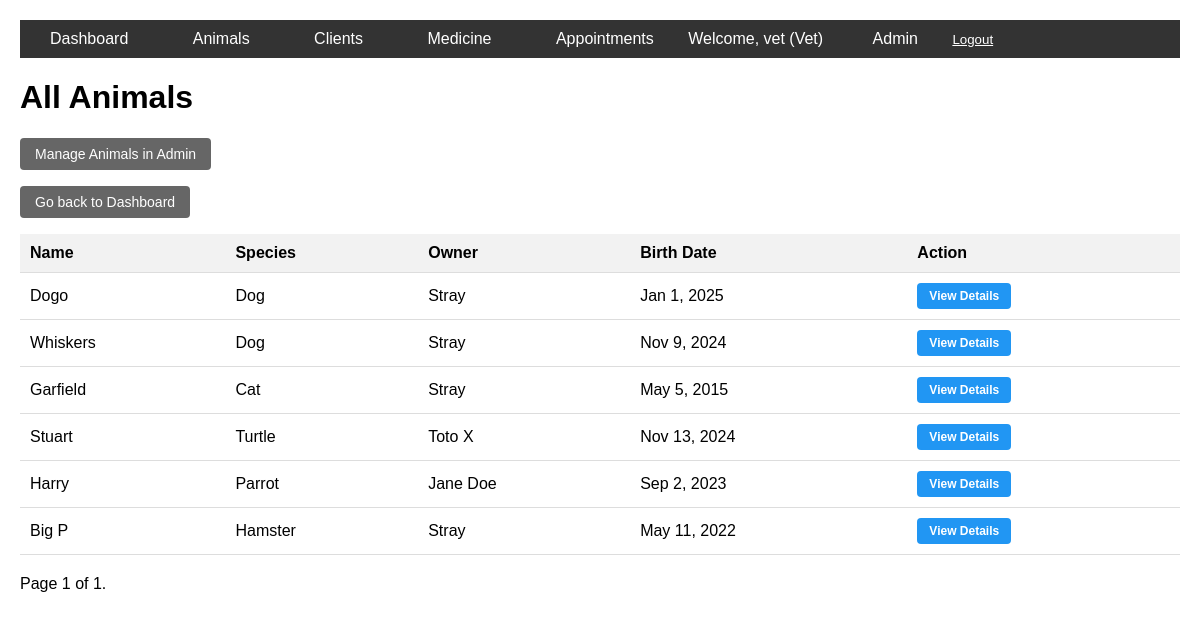
The page /animal/animals/ (signed in) on the database its author committed.
### animal/models.py (models this page shows, shortened)
class Animal(models.Model):
    name = models.CharField(max_length=100)
    specie = models.ForeignKey(Specie, on_delete=models.CASCADE)
    owner = models.ForeignKey(Owner, on_delete=models.SET_NULL, null=True, blank=True)
    birth_date = models.DateField(null=True, blank=True)

class Specie(models.Model):
    name = models.CharField(max_length=100, unique=True)

class Owner(models.Model):
    first_name = models.CharField(max_length=100)
    last_name = models.CharField(max_length=100)
    email = models.EmailField(unique=True)
    phone = models.CharField(max_length=20)

### animal/views.py (the view)
# urls.py: path('animals/', views.animal_list, name='animal_list'),
@login_required
def animal_list(request):
    user = request.user
    is_vet = user.is_superuser
    is_secretary = user.groups.filter(name='Secretaries').exists()
    animals = Animal.objects.all()
    paginator = Paginator(animals, 10)  # Show 10 animals per page
    page_number = request.GET.get('page')
    page_obj = paginator.get_page(page_number)
    return render(request, 'animal/animal_list.html', {'page_obj': page_obj, 'is_vet': is_vet, 'is_secretary': is_secretary})

### animal/context_processors.py (called while the page is built)
def user_role(request):
    if request.user.is_authenticated:
        is_vet = request.user.is_superuser
        is_secretary = request.user.groups.filter(name='Secretaries').exists()
        return {
            'user_is_vet': is_vet,
            'user_is_secretary': is_secretary,
        }
    return {}

### animal/templates/animal/animal_list.html (shortened to what this page needs)
{% extends 'base.html' %}
{% block content %}
    <h1>All Animals</h1>
    {% if is_vet or is_secretary %}
        <p><a href="/admin/animal/animal/" class="admin-button" target="_blank">Manage Animals in Admin</a></p>
    {% endif %}
    <p><a href="/" class="admin-button">Go back to Dashboard</a></p>
    <table>
        <tr>
            <th>Name</th>
            <th>Species</th>
            <th>Owner</th>
            <th>Birth Date</th>
            <th>Action</th>
        </tr>
        {% for animal in page_obj %}
        <tr>
            <td>{{ animal.name }}</td>
            <td>{{ animal.specie.name }}</td>
            <td>{% if animal.owner %}{{ animal.owner.first_name }} {{ animal.owner.last_name }}{% else %}Stray{% endif %}</td>
            <td>{{ animal.birth_date|date:"M j, Y" }}</td>
            <td><a href="{% url 'animal_detail' animal.pk %}" target="_blank" class="action-btn">View Details</a></td>
        </tr>
        {% empty %}
        <tr>
            <td colspan="5">No animals yet.</td>
        </tr>
        {% endfor %}
    </table>
    <div class="pagination">
        <span class="step-links">
            <span class="current">
                Page {{ page_obj.number }} of {{ page_obj.paginator.num_pages }}.
            </span>
        </span>
    </div>
{% endblock %}

### animal/templates/base.html (shortened to what this page needs)
<!DOCTYPE html>
<html>
<head>
</head>
<body>
    <div class="navbar">
        <a href="{% url 'dashboard' %}">Dashboard</a>
        <a href="{% url 'animal_list' %}">Animals</a>
        <a href="{% url 'owner_list' %}">Clients</a>
        <a href="{% url 'medicine_list' %}">Medicine</a>
        <a href="{% url 'appointment_list' %}">Appointments</a>
        {% if user.is_authenticated %}
            <span style="color: white; margin-left: auto; margin-right: 15px;">Welcome, {{ user.first_name|default:user.username }} {% if user_is_vet %}(Vet){% elif user_is_secretary %}(Secretary){% endif %}</span>
            <a href="/admin" target="_blank">Admin</a>
            <form action="/admin/logout/" method="post" style="display: inline; margin: 0;">
                <button type="submit" style="background: none; border: none; color: white; text-decoration: underline; cursor: pointer; padding: 0;">Logout</button>
            </form>
        {% endif %}
    </div>
    {% block content %}{% endblock %}
</body>
</html>

### rows shown on the page
Animal: name "Dogo", specie.name "Dog", shows "Stray", birth_date "Jan 1, 2025"
Animal: name "Whiskers", specie.name "Dog", shows "Stray", birth_date "Nov 9, 2024"
Animal: name "Garfield", specie.name "Cat", shows "Stray", birth_date "May 5, 2015"
Animal: name "Stuart", specie.name "Turtle", owner.first_name "Toto", owner.last_name "X", birth_date "Nov 13, 2024"
Animal: name "Harry", specie.name "Parrot", owner.first_name "Jane", owner.last_name "Doe", birth_date "Sep 2, 2023"
Animal: name "Big P", specie.name "Hamster", shows "Stray", birth_date "May 11, 2022"

### other values the page prints
{{ user.first_name|default:user.username }} "vet"
{{ page_obj.number }} "1"
{{ page_obj.paginator.num_pages }} "1"
